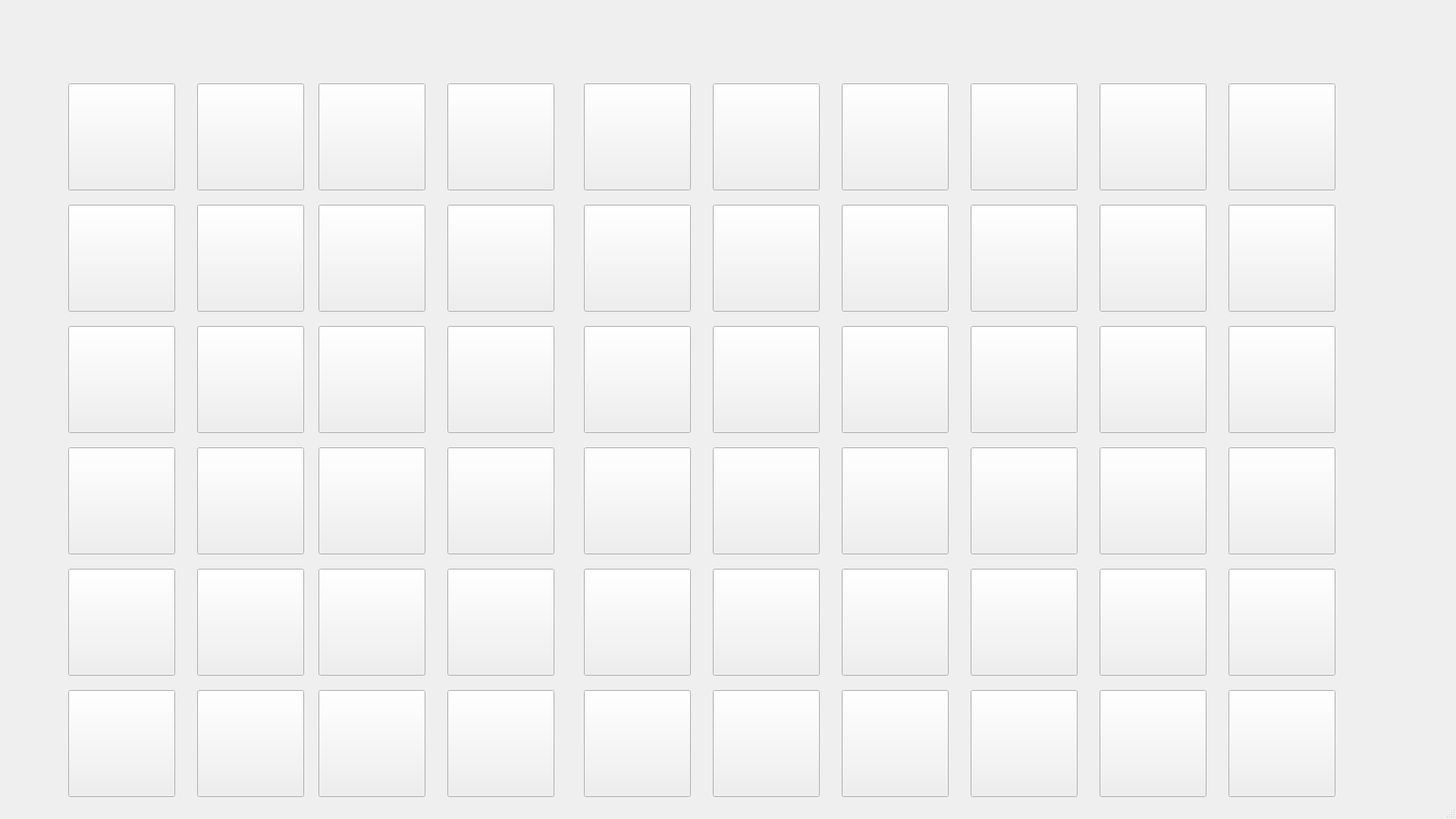
<?xml version="1.0" encoding="UTF-8"?>
<ui version="4.0">
 <class>MainWindow</class>
 <widget class="QMainWindow" name="MainWindow">
  <property name="geometry">
   <rect>
    <x>0</x>
    <y>0</y>
    <width>1920</width>
    <height>1080</height>
   </rect>
  </property>
  <property name="windowTitle">
   <string>MainWindow</string>
  </property>
  <widget class="QWidget" name="centralwidget">
   <widget class="QPushButton" name="pushButton">
    <property name="geometry">
     <rect>
      <x>90</x>
      <y>110</y>
      <width>141</width>
      <height>141</height>
     </rect>
    </property>
    <property name="styleSheet">
     <string notr="true">background-image: url(:/Images/P1 (0).jpg);</string>
    </property>
    <property name="text">
     <string/>
    </property>
   </widget>
   <widget class="QPushButton" name="pushButton_2">
    <property name="geometry">
     <rect>
      <x>260</x>
      <y>110</y>
      <width>141</width>
      <height>141</height>
     </rect>
    </property>
    <property name="styleSheet">
     <string notr="true">background-image: url(:/Images/P1 (0).jpg);</string>
    </property>
    <property name="text">
     <string/>
    </property>
   </widget>
   <widget class="QPushButton" name="pushButton_3">
    <property name="geometry">
     <rect>
      <x>420</x>
      <y>110</y>
      <width>141</width>
      <height>141</height>
     </rect>
    </property>
    <property name="styleSheet">
     <string notr="true">background-image: url(:/Images/P1 (0).jpg);</string>
    </property>
    <property name="text">
     <string/>
    </property>
   </widget>
   <widget class="QPushButton" name="pushButton_4">
    <property name="geometry">
     <rect>
      <x>590</x>
      <y>110</y>
      <width>141</width>
      <height>141</height>
     </rect>
    </property>
    <property name="styleSheet">
     <string notr="true">background-image: url(:/Images/P1 (0).jpg);</string>
    </property>
    <property name="text">
     <string/>
    </property>
   </widget>
   <widget class="QPushButton" name="pushButton_5">
    <property name="geometry">
     <rect>
      <x>770</x>
      <y>110</y>
      <width>141</width>
      <height>141</height>
     </rect>
    </property>
    <property name="styleSheet">
     <string notr="true">background-image: url(:/Images/P1 (0).jpg);</string>
    </property>
    <property name="text">
     <string/>
    </property>
   </widget>
   <widget class="QPushButton" name="pushButton_6">
    <property name="geometry">
     <rect>
      <x>940</x>
      <y>110</y>
      <width>141</width>
      <height>141</height>
     </rect>
    </property>
    <property name="styleSheet">
     <string notr="true">background-image: url(:/Images/P1 (0).jpg);</string>
    </property>
    <property name="text">
     <string/>
    </property>
   </widget>
   <widget class="QPushButton" name="pushButton_7">
    <property name="geometry">
     <rect>
      <x>1110</x>
      <y>110</y>
      <width>141</width>
      <height>141</height>
     </rect>
    </property>
    <property name="styleSheet">
     <string notr="true">background-image: url(:/Images/P1 (0).jpg);</string>
    </property>
    <property name="text">
     <string/>
    </property>
   </widget>
   <widget class="QPushButton" name="pushButton_8">
    <property name="geometry">
     <rect>
      <x>1280</x>
      <y>110</y>
      <width>141</width>
      <height>141</height>
     </rect>
    </property>
    <property name="styleSheet">
     <string notr="true">background-image: url(:/Images/P1 (0).jpg);</string>
    </property>
    <property name="text">
     <string/>
    </property>
   </widget>
   <widget class="QPushButton" name="pushButton_9">
    <property name="geometry">
     <rect>
      <x>90</x>
      <y>270</y>
      <width>141</width>
      <height>141</height>
     </rect>
    </property>
    <property name="styleSheet">
     <string notr="true">background-image: url(:/Images/P1 (0).jpg);</string>
    </property>
    <property name="text">
     <string/>
    </property>
   </widget>
   <widget class="QPushButton" name="pushButton_10">
    <property name="geometry">
     <rect>
      <x>90</x>
      <y>430</y>
      <width>141</width>
      <height>141</height>
     </rect>
    </property>
    <property name="styleSheet">
     <string notr="true">background-image: url(:/Images/P1 (0).jpg);</string>
    </property>
    <property name="text">
     <string/>
    </property>
   </widget>
   <widget class="QPushButton" name="pushButton_11">
    <property name="geometry">
     <rect>
      <x>90</x>
      <y>590</y>
      <width>141</width>
      <height>141</height>
     </rect>
    </property>
    <property name="styleSheet">
     <string notr="true">background-image: url(:/Images/P1 (0).jpg);</string>
    </property>
    <property name="text">
     <string/>
    </property>
   </widget>
   <widget class="QPushButton" name="pushButton_12">
    <property name="geometry">
     <rect>
      <x>90</x>
      <y>750</y>
      <width>141</width>
      <height>141</height>
     </rect>
    </property>
    <property name="styleSheet">
     <string notr="true">background-image: url(:/Images/P1 (0).jpg);</string>
    </property>
    <property name="text">
     <string/>
    </property>
   </widget>
   <widget class="QPushButton" name="pushButton_13">
    <property name="geometry">
     <rect>
      <x>90</x>
      <y>910</y>
      <width>141</width>
      <height>141</height>
     </rect>
    </property>
    <property name="styleSheet">
     <string notr="true">background-image: url(:/Images/P1 (0).jpg);</string>
    </property>
    <property name="text">
     <string/>
    </property>
   </widget>
   <widget class="QPushButton" name="pushButton_14">
    <property name="geometry">
     <rect>
      <x>1450</x>
      <y>110</y>
      <width>141</width>
      <height>141</height>
     </rect>
    </property>
    <property name="styleSheet">
     <string notr="true">background-image: url(:/Images/P1 (0).jpg);</string>
    </property>
    <property name="text">
     <string/>
    </property>
   </widget>
   <widget class="QPushButton" name="pushButton_15">
    <property name="geometry">
     <rect>
      <x>1620</x>
      <y>110</y>
      <width>141</width>
      <height>141</height>
     </rect>
    </property>
    <property name="styleSheet">
     <string notr="true">background-image: url(:/Images/P1 (0).jpg);</string>
    </property>
    <property name="text">
     <string/>
    </property>
   </widget>
   <widget class="QPushButton" name="pushButton_16">
    <property name="geometry">
     <rect>
      <x>260</x>
      <y>270</y>
      <width>141</width>
      <height>141</height>
     </rect>
    </property>
    <property name="styleSheet">
     <string notr="true">background-image: url(:/Images/P1 (0).jpg);</string>
    </property>
    <property name="text">
     <string/>
    </property>
   </widget>
   <widget class="QPushButton" name="pushButton_17">
    <property name="geometry">
     <rect>
      <x>420</x>
      <y>270</y>
      <width>141</width>
      <height>141</height>
     </rect>
    </property>
    <property name="styleSheet">
     <string notr="true">background-image: url(:/Images/P1 (0).jpg);</string>
    </property>
    <property name="text">
     <string/>
    </property>
   </widget>
   <widget class="QPushButton" name="pushButton_18">
    <property name="geometry">
     <rect>
      <x>590</x>
      <y>270</y>
      <width>141</width>
      <height>141</height>
     </rect>
    </property>
    <property name="styleSheet">
     <string notr="true">background-image: url(:/Images/P1 (0).jpg);</string>
    </property>
    <property name="text">
     <string/>
    </property>
   </widget>
   <widget class="QPushButton" name="pushButton_19">
    <property name="geometry">
     <rect>
      <x>770</x>
      <y>270</y>
      <width>141</width>
      <height>141</height>
     </rect>
    </property>
    <property name="styleSheet">
     <string notr="true">background-image: url(:/Images/P1 (0).jpg);</string>
    </property>
    <property name="text">
     <string/>
    </property>
   </widget>
   <widget class="QPushButton" name="pushButton_20">
    <property name="geometry">
     <rect>
      <x>940</x>
      <y>270</y>
      <width>141</width>
      <height>141</height>
     </rect>
    </property>
    <property name="styleSheet">
     <string notr="true">background-image: url(:/Images/P1 (0).jpg);</string>
    </property>
    <property name="text">
     <string/>
    </property>
   </widget>
   <widget class="QPushButton" name="pushButton_21">
    <property name="geometry">
     <rect>
      <x>1110</x>
      <y>270</y>
      <width>141</width>
      <height>141</height>
     </rect>
    </property>
    <property name="styleSheet">
     <string notr="true">background-image: url(:/Images/P1 (0).jpg);</string>
    </property>
    <property name="text">
     <string/>
    </property>
   </widget>
   <widget class="QPushButton" name="pushButton_22">
    <property name="geometry">
     <rect>
      <x>1280</x>
      <y>270</y>
      <width>141</width>
      <height>141</height>
     </rect>
    </property>
    <property name="styleSheet">
     <string notr="true">background-image: url(:/Images/P1 (0).jpg);</string>
    </property>
    <property name="text">
     <string/>
    </property>
   </widget>
   <widget class="QPushButton" name="pushButton_23">
    <property name="geometry">
     <rect>
      <x>1450</x>
      <y>270</y>
      <width>141</width>
      <height>141</height>
     </rect>
    </property>
    <property name="styleSheet">
     <string notr="true">background-image: url(:/Images/P1 (0).jpg);</string>
    </property>
    <property name="text">
     <string/>
    </property>
   </widget>
   <widget class="QPushButton" name="pushButton_24">
    <property name="geometry">
     <rect>
      <x>1620</x>
      <y>270</y>
      <width>141</width>
      <height>141</height>
     </rect>
    </property>
    <property name="styleSheet">
     <string notr="true">background-image: url(:/Images/P1 (0).jpg);</string>
    </property>
    <property name="text">
     <string/>
    </property>
   </widget>
   <widget class="QPushButton" name="pushButton_25">
    <property name="geometry">
     <rect>
      <x>260</x>
      <y>430</y>
      <width>141</width>
      <height>141</height>
     </rect>
    </property>
    <property name="styleSheet">
     <string notr="true">background-image: url(:/Images/P1 (0).jpg);</string>
    </property>
    <property name="text">
     <string/>
    </property>
   </widget>
   <widget class="QPushButton" name="pushButton_26">
    <property name="geometry">
     <rect>
      <x>420</x>
      <y>430</y>
      <width>141</width>
      <height>141</height>
     </rect>
    </property>
    <property name="styleSheet">
     <string notr="true">background-image: url(:/Images/P1 (0).jpg);</string>
    </property>
    <property name="text">
     <string/>
    </property>
   </widget>
   <widget class="QPushButton" name="pushButton_27">
    <property name="geometry">
     <rect>
      <x>590</x>
      <y>430</y>
      <width>141</width>
      <height>141</height>
     </rect>
    </property>
    <property name="styleSheet">
     <string notr="true">background-image: url(:/Images/P1 (0).jpg);</string>
    </property>
    <property name="text">
     <string/>
    </property>
   </widget>
   <widget class="QPushButton" name="pushButton_28">
    <property name="geometry">
     <rect>
      <x>770</x>
      <y>430</y>
      <width>141</width>
      <height>141</height>
     </rect>
    </property>
    <property name="styleSheet">
     <string notr="true">background-image: url(:/Images/P1 (0).jpg);</string>
    </property>
    <property name="text">
     <string/>
    </property>
   </widget>
   <widget class="QPushButton" name="pushButton_29">
    <property name="geometry">
     <rect>
      <x>940</x>
      <y>430</y>
      <width>141</width>
      <height>141</height>
     </rect>
    </property>
    <property name="styleSheet">
     <string notr="true">background-image: url(:/Images/P1 (0).jpg);</string>
    </property>
    <property name="text">
     <string/>
    </property>
   </widget>
   <widget class="QPushButton" name="pushButton_30">
    <property name="geometry">
     <rect>
      <x>1110</x>
      <y>430</y>
      <width>141</width>
      <height>141</height>
     </rect>
    </property>
    <property name="styleSheet">
     <string notr="true">background-image: url(:/Images/P1 (0).jpg);</string>
    </property>
    <property name="text">
     <string/>
    </property>
   </widget>
   <widget class="QPushButton" name="pushButton_31">
    <property name="geometry">
     <rect>
      <x>1280</x>
      <y>430</y>
      <width>141</width>
      <height>141</height>
     </rect>
    </property>
    <property name="styleSheet">
     <string notr="true">background-image: url(:/Images/P1 (0).jpg);</string>
    </property>
    <property name="text">
     <string/>
    </property>
   </widget>
   <widget class="QPushButton" name="pushButton_32">
    <property name="geometry">
     <rect>
      <x>1450</x>
      <y>430</y>
      <width>141</width>
      <height>141</height>
     </rect>
    </property>
    <property name="styleSheet">
     <string notr="true">background-image: url(:/Images/P1 (0).jpg);</string>
    </property>
    <property name="text">
     <string/>
    </property>
   </widget>
   <widget class="QPushButton" name="pushButton_33">
    <property name="geometry">
     <rect>
      <x>1620</x>
      <y>430</y>
      <width>141</width>
      <height>141</height>
     </rect>
    </property>
    <property name="styleSheet">
     <string notr="true">background-image: url(:/Images/P1 (0).jpg);</string>
    </property>
    <property name="text">
     <string/>
    </property>
   </widget>
   <widget class="QPushButton" name="pushButton_34">
    <property name="geometry">
     <rect>
      <x>1450</x>
      <y>590</y>
      <width>141</width>
      <height>141</height>
     </rect>
    </property>
    <property name="styleSheet">
     <string notr="true">background-image: url(:/Images/P1 (0).jpg);</string>
    </property>
    <property name="text">
     <string/>
    </property>
   </widget>
   <widget class="QPushButton" name="pushButton_35">
    <property name="geometry">
     <rect>
      <x>1620</x>
      <y>590</y>
      <width>141</width>
      <height>141</height>
     </rect>
    </property>
    <property name="styleSheet">
     <string notr="true">background-image: url(:/Images/P1 (0).jpg);</string>
    </property>
    <property name="text">
     <string/>
    </property>
   </widget>
   <widget class="QPushButton" name="pushButton_36">
    <property name="geometry">
     <rect>
      <x>590</x>
      <y>590</y>
      <width>141</width>
      <height>141</height>
     </rect>
    </property>
    <property name="styleSheet">
     <string notr="true">background-image: url(:/Images/P1 (0).jpg);</string>
    </property>
    <property name="text">
     <string/>
    </property>
   </widget>
   <widget class="QPushButton" name="pushButton_37">
    <property name="geometry">
     <rect>
      <x>770</x>
      <y>590</y>
      <width>141</width>
      <height>141</height>
     </rect>
    </property>
    <property name="styleSheet">
     <string notr="true">background-image: url(:/Images/P1 (0).jpg);</string>
    </property>
    <property name="text">
     <string/>
    </property>
   </widget>
   <widget class="QPushButton" name="pushButton_38">
    <property name="geometry">
     <rect>
      <x>1280</x>
      <y>590</y>
      <width>141</width>
      <height>141</height>
     </rect>
    </property>
    <property name="styleSheet">
     <string notr="true">background-image: url(:/Images/P1 (0).jpg);</string>
    </property>
    <property name="text">
     <string/>
    </property>
   </widget>
   <widget class="QPushButton" name="pushButton_39">
    <property name="geometry">
     <rect>
      <x>940</x>
      <y>590</y>
      <width>141</width>
      <height>141</height>
     </rect>
    </property>
    <property name="styleSheet">
     <string notr="true">background-image: url(:/Images/P1 (0).jpg);</string>
    </property>
    <property name="text">
     <string/>
    </property>
   </widget>
   <widget class="QPushButton" name="pushButton_40">
    <property name="geometry">
     <rect>
      <x>1110</x>
      <y>590</y>
      <width>141</width>
      <height>141</height>
     </rect>
    </property>
    <property name="styleSheet">
     <string notr="true">background-image: url(:/Images/P1 (0).jpg);</string>
    </property>
    <property name="text">
     <string/>
    </property>
   </widget>
   <widget class="QPushButton" name="pushButton_41">
    <property name="geometry">
     <rect>
      <x>1450</x>
      <y>750</y>
      <width>141</width>
      <height>141</height>
     </rect>
    </property>
    <property name="styleSheet">
     <string notr="true">background-image: url(:/Images/P1 (0).jpg);</string>
    </property>
    <property name="text">
     <string/>
    </property>
   </widget>
   <widget class="QPushButton" name="pushButton_42">
    <property name="geometry">
     <rect>
      <x>1620</x>
      <y>750</y>
      <width>141</width>
      <height>141</height>
     </rect>
    </property>
    <property name="styleSheet">
     <string notr="true">background-image: url(:/Images/P1 (0).jpg);</string>
    </property>
    <property name="text">
     <string/>
    </property>
   </widget>
   <widget class="QPushButton" name="pushButton_43">
    <property name="geometry">
     <rect>
      <x>590</x>
      <y>750</y>
      <width>141</width>
      <height>141</height>
     </rect>
    </property>
    <property name="styleSheet">
     <string notr="true">background-image: url(:/Images/P1 (0).jpg);</string>
    </property>
    <property name="text">
     <string/>
    </property>
   </widget>
   <widget class="QPushButton" name="pushButton_44">
    <property name="geometry">
     <rect>
      <x>770</x>
      <y>750</y>
      <width>141</width>
      <height>141</height>
     </rect>
    </property>
    <property name="styleSheet">
     <string notr="true">background-image: url(:/Images/P1 (0).jpg);</string>
    </property>
    <property name="text">
     <string/>
    </property>
   </widget>
   <widget class="QPushButton" name="pushButton_45">
    <property name="geometry">
     <rect>
      <x>1280</x>
      <y>750</y>
      <width>141</width>
      <height>141</height>
     </rect>
    </property>
    <property name="styleSheet">
     <string notr="true">background-image: url(:/Images/P1 (0).jpg);</string>
    </property>
    <property name="text">
     <string/>
    </property>
   </widget>
   <widget class="QPushButton" name="pushButton_46">
    <property name="geometry">
     <rect>
      <x>940</x>
      <y>750</y>
      <width>141</width>
      <height>141</height>
     </rect>
    </property>
    <property name="styleSheet">
     <string notr="true">background-image: url(:/Images/P1 (0).jpg);</string>
    </property>
    <property name="text">
     <string/>
    </property>
   </widget>
   <widget class="QPushButton" name="pushButton_47">
    <property name="geometry">
     <rect>
      <x>1110</x>
      <y>750</y>
      <width>141</width>
      <height>141</height>
     </rect>
    </property>
    <property name="styleSheet">
     <string notr="true">background-image: url(:/Images/P1 (0).jpg);</string>
    </property>
    <property name="text">
     <string/>
    </property>
   </widget>
   <widget class="QPushButton" name="pushButton_48">
    <property name="geometry">
     <rect>
      <x>1450</x>
      <y>910</y>
      <width>141</width>
      <height>141</height>
     </rect>
    </property>
    <property name="styleSheet">
     <string notr="true">background-image: url(:/Images/P1 (0).jpg);</string>
    </property>
    <property name="text">
     <string/>
    </property>
   </widget>
   <widget class="QPushButton" name="pushButton_49">
    <property name="geometry">
     <rect>
      <x>1620</x>
      <y>910</y>
      <width>141</width>
      <height>141</height>
     </rect>
    </property>
    <property name="styleSheet">
     <string notr="true">background-image: url(:/Images/P1 (0).jpg);</string>
    </property>
    <property name="text">
     <string/>
    </property>
   </widget>
   <widget class="QPushButton" name="pushButton_50">
    <property name="geometry">
     <rect>
      <x>590</x>
      <y>910</y>
      <width>141</width>
      <height>141</height>
     </rect>
    </property>
    <property name="styleSheet">
     <string notr="true">background-image: url(:/Images/P1 (0).jpg);</string>
    </property>
    <property name="text">
     <string/>
    </property>
   </widget>
   <widget class="QPushButton" name="pushButton_51">
    <property name="geometry">
     <rect>
      <x>770</x>
      <y>910</y>
      <width>141</width>
      <height>141</height>
     </rect>
    </property>
    <property name="styleSheet">
     <string notr="true">background-image: url(:/Images/P1 (0).jpg);</string>
    </property>
    <property name="text">
     <string/>
    </property>
   </widget>
   <widget class="QPushButton" name="pushButton_52">
    <property name="geometry">
     <rect>
      <x>1280</x>
      <y>910</y>
      <width>141</width>
      <height>141</height>
     </rect>
    </property>
    <property name="styleSheet">
     <string notr="true">background-image: url(:/Images/P1 (0).jpg);</string>
    </property>
    <property name="text">
     <string/>
    </property>
   </widget>
   <widget class="QPushButton" name="pushButton_53">
    <property name="geometry">
     <rect>
      <x>940</x>
      <y>910</y>
      <width>141</width>
      <height>141</height>
     </rect>
    </property>
    <property name="styleSheet">
     <string notr="true">background-image: url(:/Images/P1 (0).jpg);</string>
    </property>
    <property name="text">
     <string/>
    </property>
   </widget>
   <widget class="QPushButton" name="pushButton_54">
    <property name="geometry">
     <rect>
      <x>1110</x>
      <y>910</y>
      <width>141</width>
      <height>141</height>
     </rect>
    </property>
    <property name="styleSheet">
     <string notr="true">background-image: url(:/Images/P1 (0).jpg);</string>
    </property>
    <property name="text">
     <string/>
    </property>
   </widget>
   <widget class="QPushButton" name="pushButton_55">
    <property name="geometry">
     <rect>
      <x>260</x>
      <y>590</y>
      <width>141</width>
      <height>141</height>
     </rect>
    </property>
    <property name="styleSheet">
     <string notr="true">background-image: url(:/Images/P1 (0).jpg);</string>
    </property>
    <property name="text">
     <string/>
    </property>
   </widget>
   <widget class="QPushButton" name="pushButton_56">
    <property name="geometry">
     <rect>
      <x>420</x>
      <y>590</y>
      <width>141</width>
      <height>141</height>
     </rect>
    </property>
    <property name="styleSheet">
     <string notr="true">background-image: url(:/Images/P1 (0).jpg);</string>
    </property>
    <property name="text">
     <string/>
    </property>
   </widget>
   <widget class="QPushButton" name="pushButton_57">
    <property name="geometry">
     <rect>
      <x>260</x>
      <y>750</y>
      <width>141</width>
      <height>141</height>
     </rect>
    </property>
    <property name="styleSheet">
     <string notr="true">background-image: url(:/Images/P1 (0).jpg);</string>
    </property>
    <property name="text">
     <string/>
    </property>
   </widget>
   <widget class="QPushButton" name="pushButton_58">
    <property name="geometry">
     <rect>
      <x>420</x>
      <y>750</y>
      <width>141</width>
      <height>141</height>
     </rect>
    </property>
    <property name="styleSheet">
     <string notr="true">background-image: url(:/Images/P1 (0).jpg);</string>
    </property>
    <property name="text">
     <string/>
    </property>
   </widget>
   <widget class="QPushButton" name="pushButton_59">
    <property name="geometry">
     <rect>
      <x>260</x>
      <y>910</y>
      <width>141</width>
      <height>141</height>
     </rect>
    </property>
    <property name="styleSheet">
     <string notr="true">background-image: url(:/Images/P1 (0).jpg);</string>
    </property>
    <property name="text">
     <string/>
    </property>
   </widget>
   <widget class="QPushButton" name="pushButton_60">
    <property name="geometry">
     <rect>
      <x>420</x>
      <y>910</y>
      <width>141</width>
      <height>141</height>
     </rect>
    </property>
    <property name="styleSheet">
     <string notr="true">background-image: url(:/Images/P1 (0).jpg);</string>
    </property>
    <property name="text">
     <string/>
    </property>
   </widget>
  </widget>
  <widget class="QStatusBar" name="statusbar"/>
 </widget>
 <resources/>
 <connections/>
</ui>
